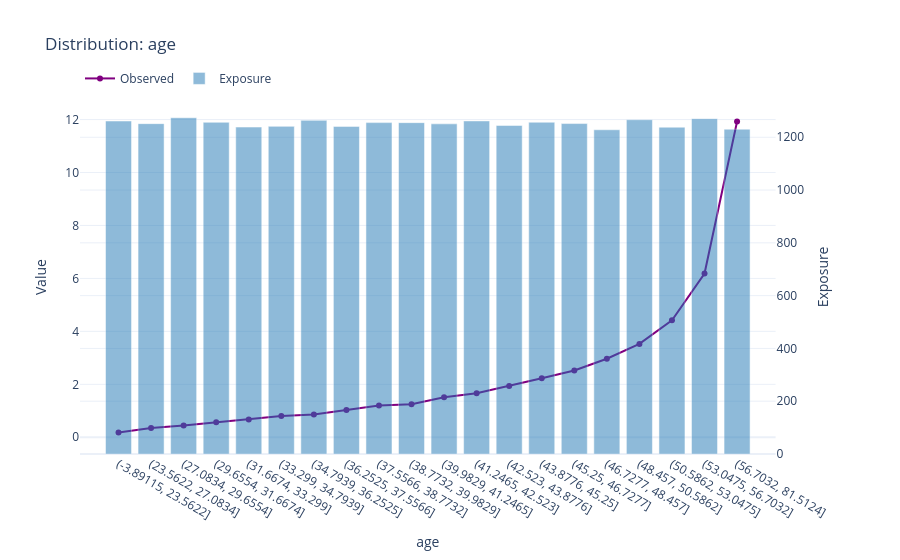

The notebook cell saved with this chart:
### Code cell
from lepto.risk.model.linear_model import analyse_var
var_an = 'age'
analyse_var(variable=X_new[var_an],
            y=y,
            sample_weights=sample_weight,
                                   preds=None,
                                   coef=None,
                                   var_name=var_an)

### Figure 1 — Plotly figure (JSON) as saved in the notebook; plotly's stock layout.template omitted (floating-point values rounded to 4 significant figures)
{"data": [{"line": {"color": "#800080"}, "marker": {"color": "#800080"}, "mode": "lines+markers", "name": "Observed", "type": "scatter", "x": ["(-3.89115, 23.5622]", "(23.5622, 27.0834]", "(27.0834, 29.6554]", "(29.6554, 31.6674]", "(31.6674, 33.299]", "(33.299, 34.7939]", "(34.7939, 36.2525]", "(36.2525, 37.5566]", "(37.5566, 38.7732]", "(38.7732, 39.9829]", "(39.9829, 41.2465]", "(41.2465, 42.523]", "(42.523, 43.8776]", "(43.8776, 45.25]", "(45.25, 46.7277]", "(46.7277, 48.457]", "(48.457, 50.5862]", "(50.5862, 53.0475]", "(53.0475, 56.7032]", "(56.7032, 81.5124]"], "xaxis": "x", "y": [0.1783, 0.3476, 0.4411, 0.5658, 0.6709, 0.8056, 0.8583, 1.026, 1.201, 1.251, 1.515, 1.663, 1.935, 2.228, 2.525, 2.966, 3.527, 4.421, 6.182, 11.93], "yaxis": "y"}, {"marker": {"color": "#1f77b4"}, "name": "Exposure", "opacity": 0.5, "type": "bar", "x": ["(-3.89115, 23.5622]", "(23.5622, 27.0834]", "(27.0834, 29.6554]", "(29.6554, 31.6674]", "(31.6674, 33.299]", "(33.299, 34.7939]", "(34.7939, 36.2525]", "(36.2525, 37.5566]", "(37.5566, 38.7732]", "(38.7732, 39.9829]", "(39.9829, 41.2465]", "(41.2465, 42.523]", "(42.523, 43.8776]", "(43.8776, 45.25]", "(45.25, 46.7277]", "(46.7277, 48.457]", "(48.457, 50.5862]", "(50.5862, 53.0475]", "(53.0475, 56.7032]", "(56.7032, 81.5124]"], "xaxis": "x", "y": [1262.0, 1252.0, 1274.0, 1257.0, 1239.0, 1241.0, 1264.0, 1241.0, 1255.0, 1255.0, 1251.0, 1262.0, 1245.0, 1257.0, 1252.0, 1228.0, 1267.0, 1238.0, 1270.0, 1231.0], "yaxis": "y2"}], "layout": {"legend": {"orientation": "h", "x": 0, "xanchor": "left", "y": 1.02, "yanchor": "bottom"}, "title": {"text": "Distribution: age"}, "xaxis": {"anchor": "y", "domain": [0, 0.94], "title": {"text": "age"}, "type": "category"}, "yaxis": {"anchor": "x", "domain": [0, 1], "title": {"text": "Value"}}, "yaxis2": {"anchor": "x", "overlaying": "y", "side": "right", "title": {"text": "Exposure"}}}}
